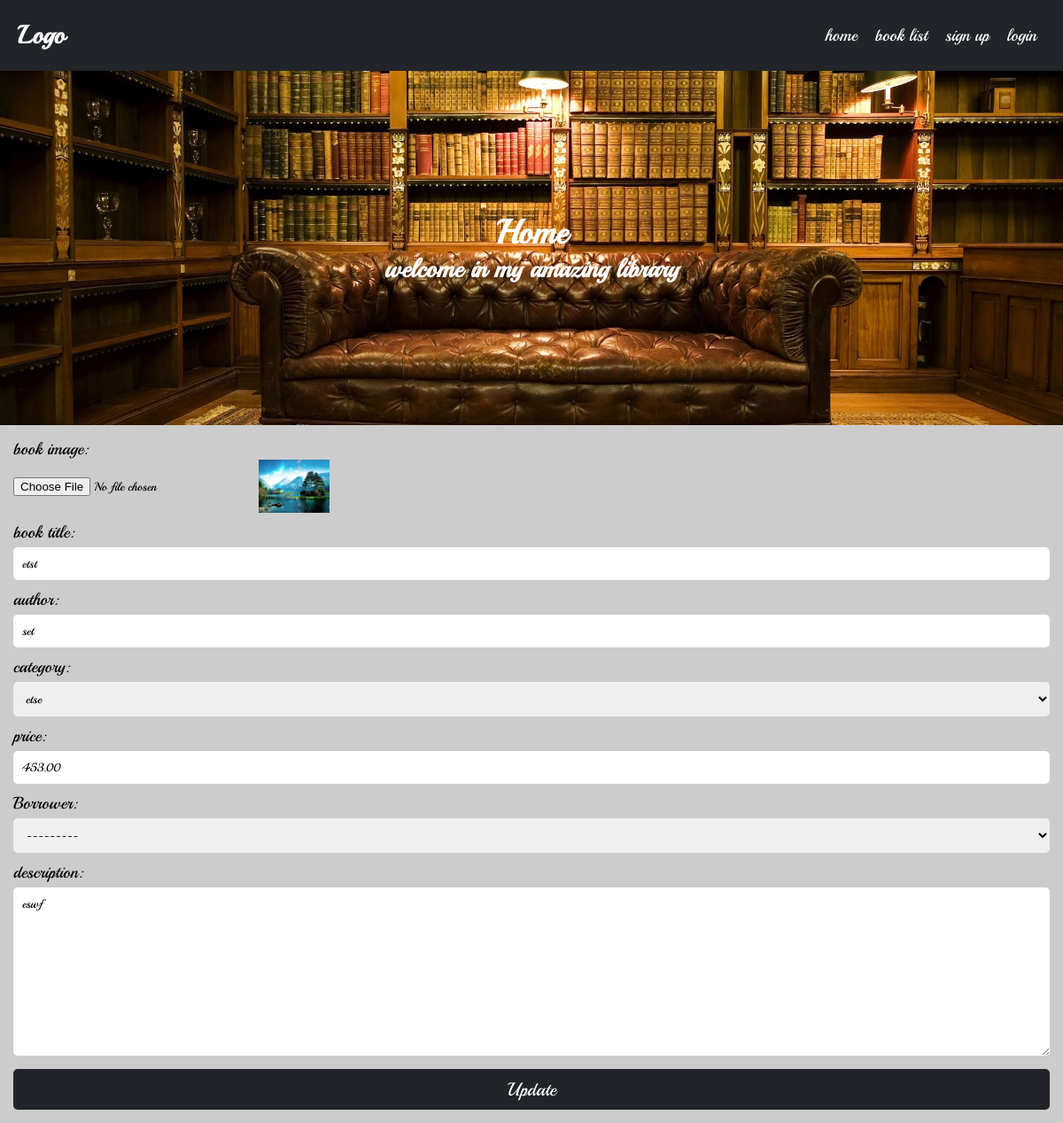
The app's page /books/update/sdfsdaf/, older data.
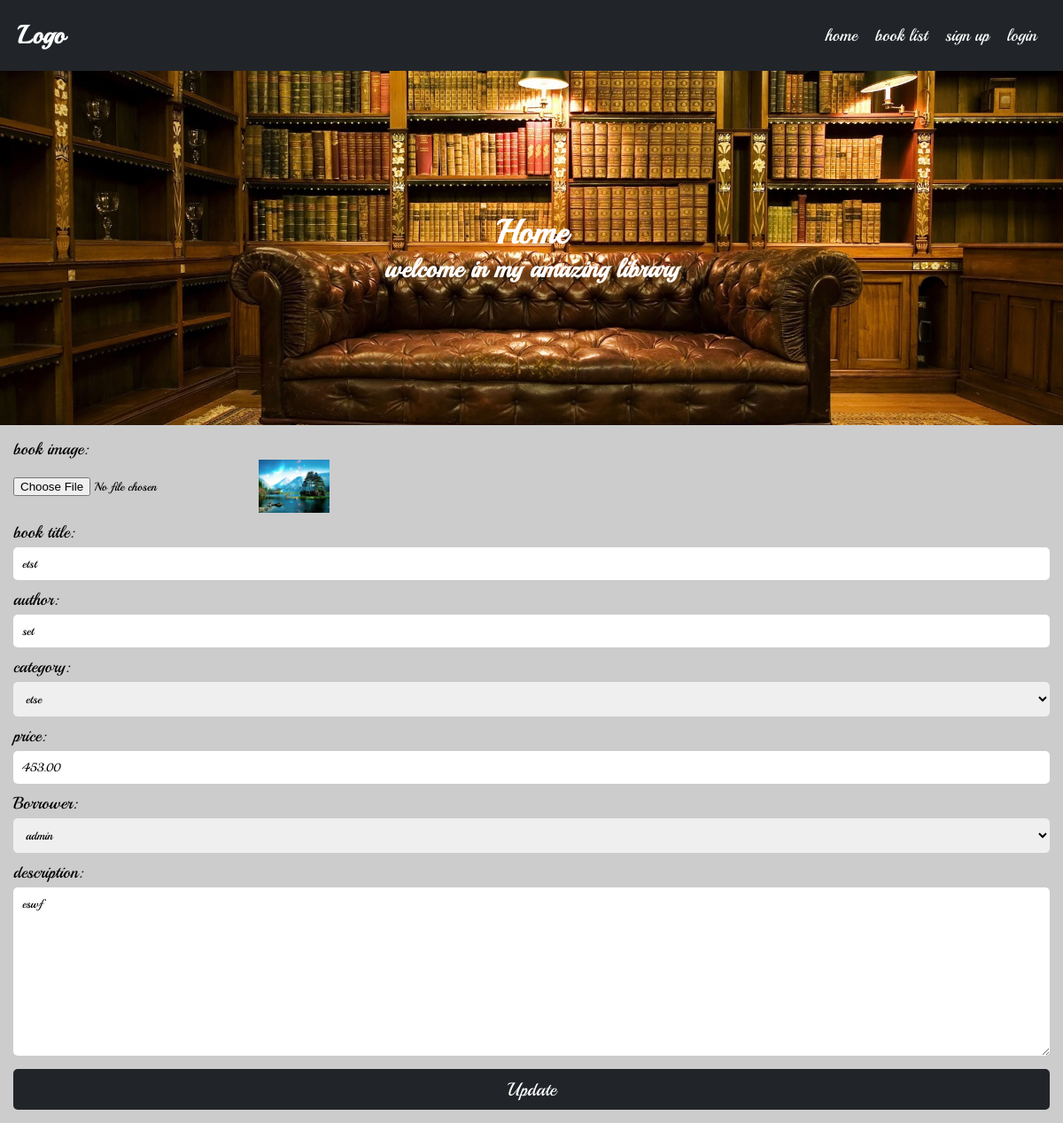
The same page, newer data.
### books/models.py (models this page shows, shortened)
class Book(BasicModel):
    uploaded_by = models.ForeignKey(User, on_delete=models.CASCADE, related_name='books')
    category = models.ForeignKey(Category, on_delete=models.CASCADE, related_name='books')
    viewers = models.ManyToManyField(User, through=Viewers, related_name='viewed_books')
    title = models.CharField(max_length=100)
    author = models.CharField(max_length=100)
    price = models.DecimalField(max_digits=5, decimal_places=2)
    description = models.TextField()
    borrower = models.ForeignKey(User, on_delete=models.SET_NULL, related_name='borrowed_books', null=True, blank=True)
    objects = BookManager()
    class Meta:
        verbose_name = 'Book'
        verbose_name_plural = 'Books'

class BookImage(BasicModel):
    image = models.ImageField(upload_to=book_cover_path, null=True, blank=True)
    book = models.OneToOneField(Book, on_delete=models.CASCADE, related_name='image', null=True, blank=True)
    class Meta:
        verbose_name = 'Book Image'
        verbose_name_plural = 'Book Images'
    @property
    def url(self):
        return self.image.url

### books/views.py (the view, shortened to what this page needs)
# urls.py: path('update/<slug:slug>/', views.BookUpdateView.as_view(), name='update_book'),
class BookUpdateView(UpdateView):
    model = Book
    form_class = UpdateBookForm
    template_name = 'books/update_book.html'
    def get_queryset(self):
        return Book.objects.active().filter(slug=self.kwargs['slug'])

### books/forms.py
class UpdateBookForm(forms.ModelForm):
    title = forms.CharField(max_length=100, required=True,widget=forms.TextInput(attrs={'placeholder': 'Enter the book title'}))
    author = forms.CharField(max_length=100, required=True,widget=forms.TextInput(attrs={'placeholder': 'Enter the book author'}))
    price = forms.DecimalField(max_digits=10, decimal_places=2, required=True,widget=forms.NumberInput(attrs={'placeholder': 'Enter the book price'}))
    description = forms.CharField(max_length=500, required=True,widget=forms.Textarea(attrs={'placeholder': 'Enter the book description'}))
    image = forms.FileField(required=False,widget=forms.FileInput(attrs={'placeholder': 'Upload the book image'}))
    class Meta:
        model = Book
        fields = ('title', 'author', 'price', 'category', 'description', 'image','borrower')

### books/models.py (called while the page is built)
    def get_queryset(self):
        return queryset(self.model, using=self._db)

    def active(self):
        return self.get_queryset().filter(active=True)

### categories/models.py (called while the page is built)
    def __str__(self):
        return self.title

### templates/books/update_book.html (shortened to what this page needs)
{% extends "base.html" %}
{% load static %}
{% block content %}
<form class="form" method="post" enctype="multipart/form-data">
    <div class="input-container">
        <label for="bookImage">book image:</label>
        <div style="display: flex;align-items: center">
            {{form.image}}
            <img src="{{form.instance.image.url}}" width="80">
        </div>
    </div>
    <div class="input-container">
        <label for="bookTitle">book title:</label>
        {{form.title}}
    </div>
    <div class="input-container">
        <label for="bookAuthor">author:</label>
        {{form.author}}
    </div>
    <div class="input-container">
        <label for="bookCategory">category:</label>
        {{form.category}}
    </div>
    <div class="input-container">
        <label for="bookPrice">price:</label>
        {{form.price}}
    </div>
    <div class="input-container">
        <label for="bookStatus">Borrower:</label>
        {{form.borrower}}
    </div>
    <div class="input-container">
        <label for="bookDescription">description:</label>
        {{form.description}}
    </div>
    <input type="submit" value="Update" id="update-book-button" class="btn-6 btn-dark">
</form>
{% endblock %}

Row changes from the older to the newer data that the page shows:
changed Book "etst": borrower "---------" → "admin"
